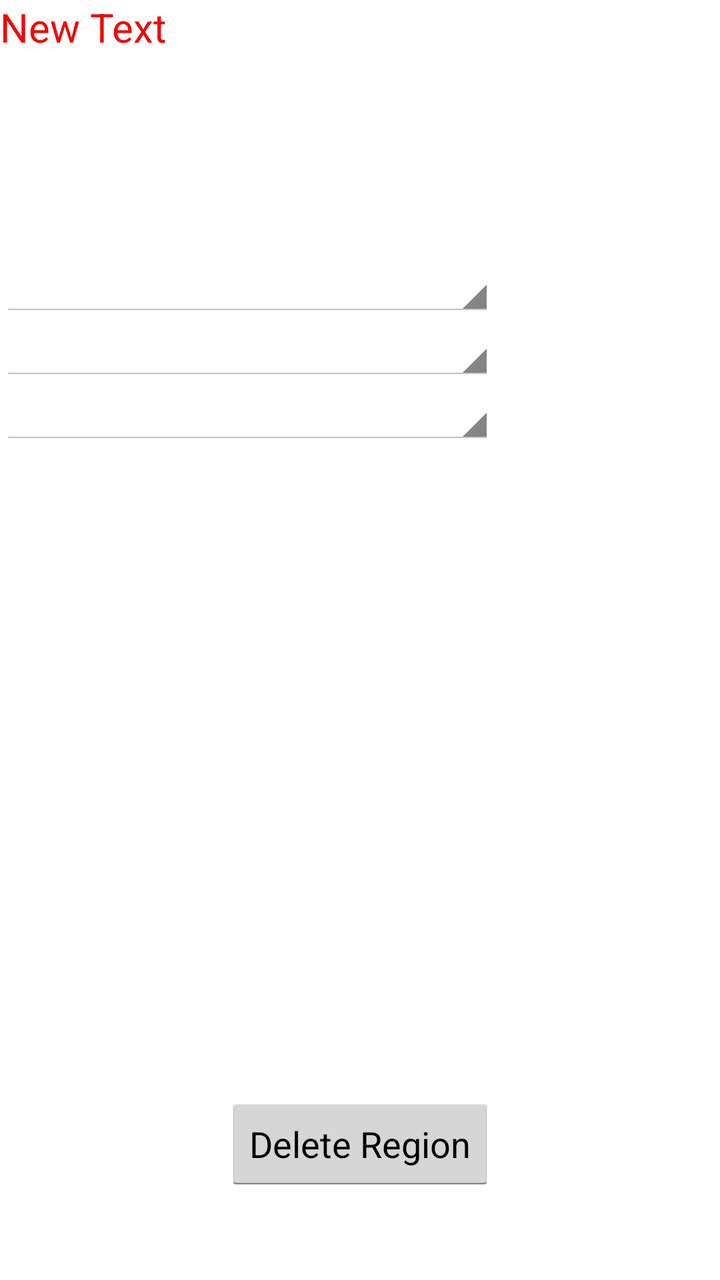
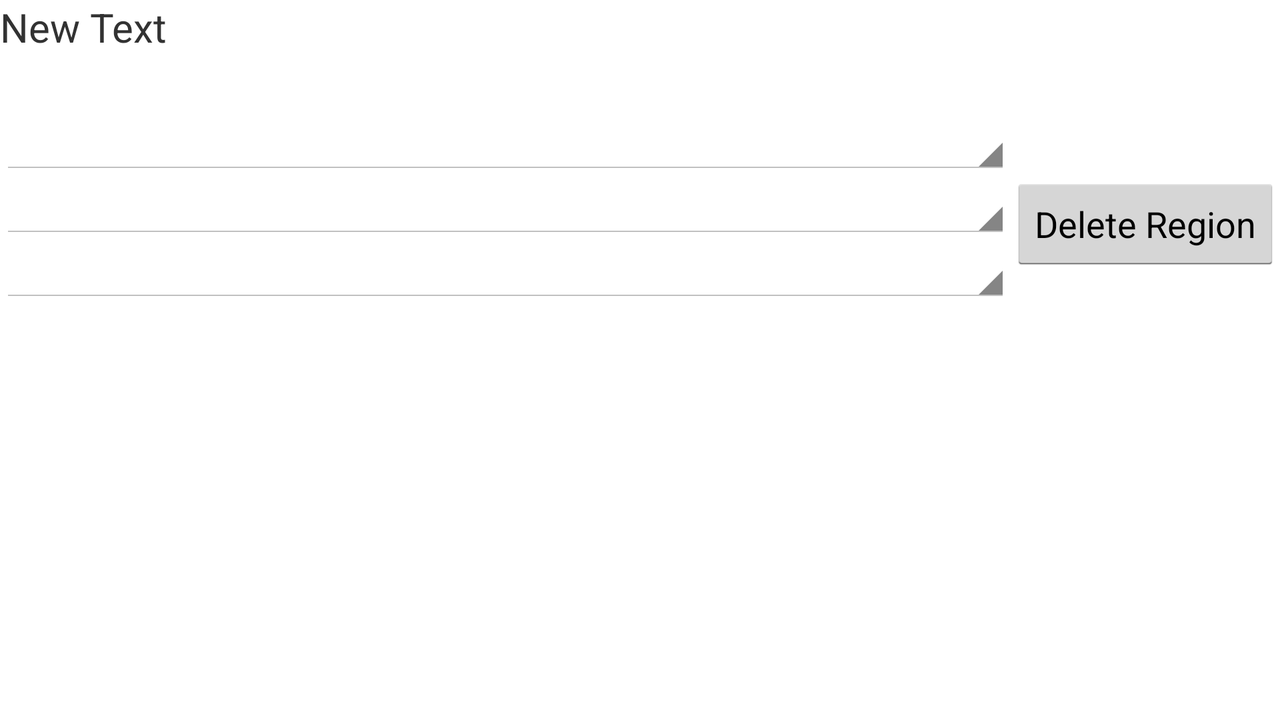

An Android layout and its configuration variant, each rendered on a device that would load it. The default file and the variant file are quoted in full after the pictures.
<!-- AndroidManifest.xml: application theme android:Theme.Holo.Light.DarkActionBar -->
<!-- res/layout/deleteregionmeasurements.xml -->
<?xml version="1.0" encoding="utf-8"?>
<LinearLayout xmlns:android="http://schemas.android.com/apk/res/android"
    android:orientation="vertical" android:layout_width="match_parent"
    android:layout_height="match_parent">

    <RelativeLayout
        android:layout_width="match_parent"
        android:layout_height="match_parent"
        android:layout_gravity="center_horizontal">

        <TextView
            android:layout_width="wrap_content"
            android:layout_height="wrap_content"
            android:text="New Text"
            android:id="@+id/dltregion"
            android:layout_alignParentTop="true"
            android:layout_alignParentStart="true"
            android:layout_alignParentEnd="true"
            android:textSize="20dp"
            android:textColor="#F10808"
            />

        <Spinner
            android:layout_width="wrap_content"
            android:layout_height="wrap_content"
            android:id="@+id/dltregiondimos"
            android:layout_below="@+id/dltregion"
            android:layout_alignParentStart="true"
            android:layout_marginTop="100dp"
            android:layout_alignEnd="@+id/deleteregion" />

        <Spinner
            android:layout_width="wrap_content"
            android:layout_height="wrap_content"
            android:id="@+id/dltregionnomos"
            android:layout_below="@+id/dltregiondimos"
            android:layout_alignParentStart="true"
            android:layout_alignEnd="@+id/dltregiondimos" />

        <Spinner
            android:layout_width="wrap_content"
            android:layout_height="wrap_content"
            android:id="@+id/dltregionregion"
            android:layout_below="@+id/dltregionnomos"
            android:layout_alignParentStart="true"
            android:layout_alignEnd="@+id/dltregionnomos" />

        <Button
            android:layout_width="wrap_content"
            android:layout_height="wrap_content"
            android:text="Delete Region"
            android:id="@+id/deleteregion"
            android:layout_alignParentBottom="true"
            android:layout_centerHorizontal="true"
            android:layout_marginBottom="44dp" />
    </RelativeLayout>
</LinearLayout>
<!-- resources referenced by this layout -->
<resources>

</resources>
<!-- res/layout-land/deleteregionmeasurements.xml (the repository's variant of the layout above) -->
<!-- drawn on the phone turned sideways -->
<?xml version="1.0" encoding="utf-8"?>
<LinearLayout xmlns:android="http://schemas.android.com/apk/res/android"
    android:orientation="vertical" android:layout_width="match_parent"
    android:layout_height="match_parent">

    <RelativeLayout
        android:layout_width="match_parent"
        android:layout_height="match_parent"
        android:layout_gravity="center_horizontal">

        <TextView
            android:layout_width="wrap_content"
            android:layout_height="wrap_content"
            android:text="New Text"
            android:id="@+id/dltregion"
            android:layout_alignParentTop="true"
            android:layout_alignParentStart="true"
            android:layout_alignParentEnd="true"
            android:textSize="20dp"
            />

        <Spinner
            android:layout_width="wrap_content"
            android:layout_height="wrap_content"
            android:id="@+id/dltregiondimos"
            android:layout_marginTop="29dp"
            android:layout_below="@+id/dltregion"
            android:layout_alignParentStart="true"
            android:layout_toStartOf="@+id/deleteregion" />

        <Spinner
            android:layout_width="wrap_content"
            android:layout_height="wrap_content"
            android:id="@+id/dltregionnomos"
            android:layout_below="@+id/dltregiondimos"
            android:layout_alignParentStart="true"
            android:layout_alignEnd="@+id/dltregiondimos" />

        <Spinner
            android:layout_width="wrap_content"
            android:layout_height="wrap_content"
            android:id="@+id/dltregionregion"
            android:layout_below="@+id/dltregionnomos"
            android:layout_alignParentStart="true"
            android:layout_alignEnd="@+id/dltregionnomos" />

        <Button
            android:layout_width="wrap_content"
            android:layout_height="wrap_content"
            android:text="Delete Region"
            android:id="@+id/deleteregion"
            android:layout_below="@+id/dltregiondimos"
            android:layout_alignParentEnd="true" />
    </RelativeLayout>
</LinearLayout>
